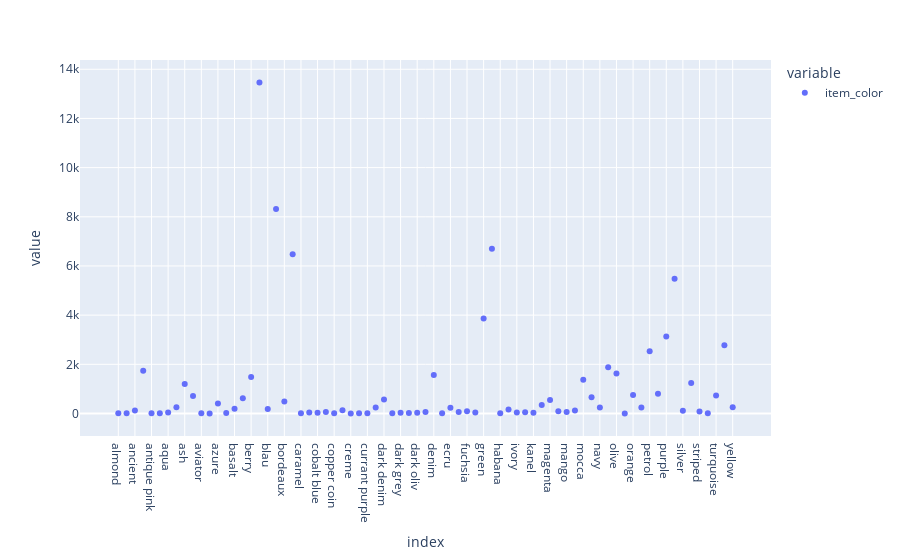

Notebook code for this chart:
### Markdown cell above
problem wilde farben

### Code cell
px.scatter(df.groupby("item_color")["item_color"].count())

### Figure 1 — Plotly figure (JSON) as saved in the notebook; plotly's stock layout.template omitted (floating-point values rounded to 4 significant figures)
{"data": [{"hovertemplate": "variable=item_color<br>index=%{x}<br>value=%{y}<extra></extra>", "legendgroup": "item_color", "marker": {"color": "#636efa", "symbol": "circle"}, "mode": "markers", "name": "item_color", "orientation": "v", "showlegend": true, "type": "scatter", "x": ["almond", "amethyst", "ancient", "anthracite", "antique pink", "apricot", "aqua", "aquamarine", "ash", "aubergine", "aviator", "avocado", "azure", "baltic blue", "basalt", "beige", "berry", "black", "blau", "blue", "bordeaux", "brown", "caramel", "champagner", "cobalt blue", "cognac", "copper coin", "coral", "creme", "curled", "currant purple", "curry", "dark denim", "dark garnet", "dark grey", "dark navy", "dark oliv", "darkblue", "denim", "ebony", "ecru", "floral", "fuchsia", "gold", "green", "grey", "habana", "hibiscus", "ivory", "jade", "kanel", "khaki", "magenta", "mahagoni", "mango", "mint", "mocca", "nature", "navy", "ocher", "olive", "opal", "orange", "pallid", "petrol", "pink", "purple", "red", "silver", "stained", "striped", "terracotta", "turquoise", "white", "yellow"], "xaxis": "x", "y": [14, 5, 122, 1742, 10, 10, 35, 257, 1199, 709, 9, 4, 407, 19, 192, 618, 1484, 13460, 179, 8316, 486, 6475, 9, 43, 25, 59, 6, 133, 4, 11, 6, 248, 569, 11, 32, 21, 31, 60, 1562, 11, 235, 57, 93, 37, 3865, 6700, 14, 159, 37, 46, 31, 340, 543, 92, 62, 126, 1376, 660, 238, 1877, 1631, 1, 748, 248, 2527, 801, 3129, 5483, 113, 1243, 84, 7, 733, 2779, 254], "yaxis": "y"}], "layout": {"legend": {"title": {"text": "variable"}, "tracegroupgap": 0}, "margin": {"t": 60}, "xaxis": {"anchor": "y", "domain": [0, 1], "title": {"text": "index"}}, "yaxis": {"anchor": "x", "domain": [0, 1], "title": {"text": "value"}}}}
